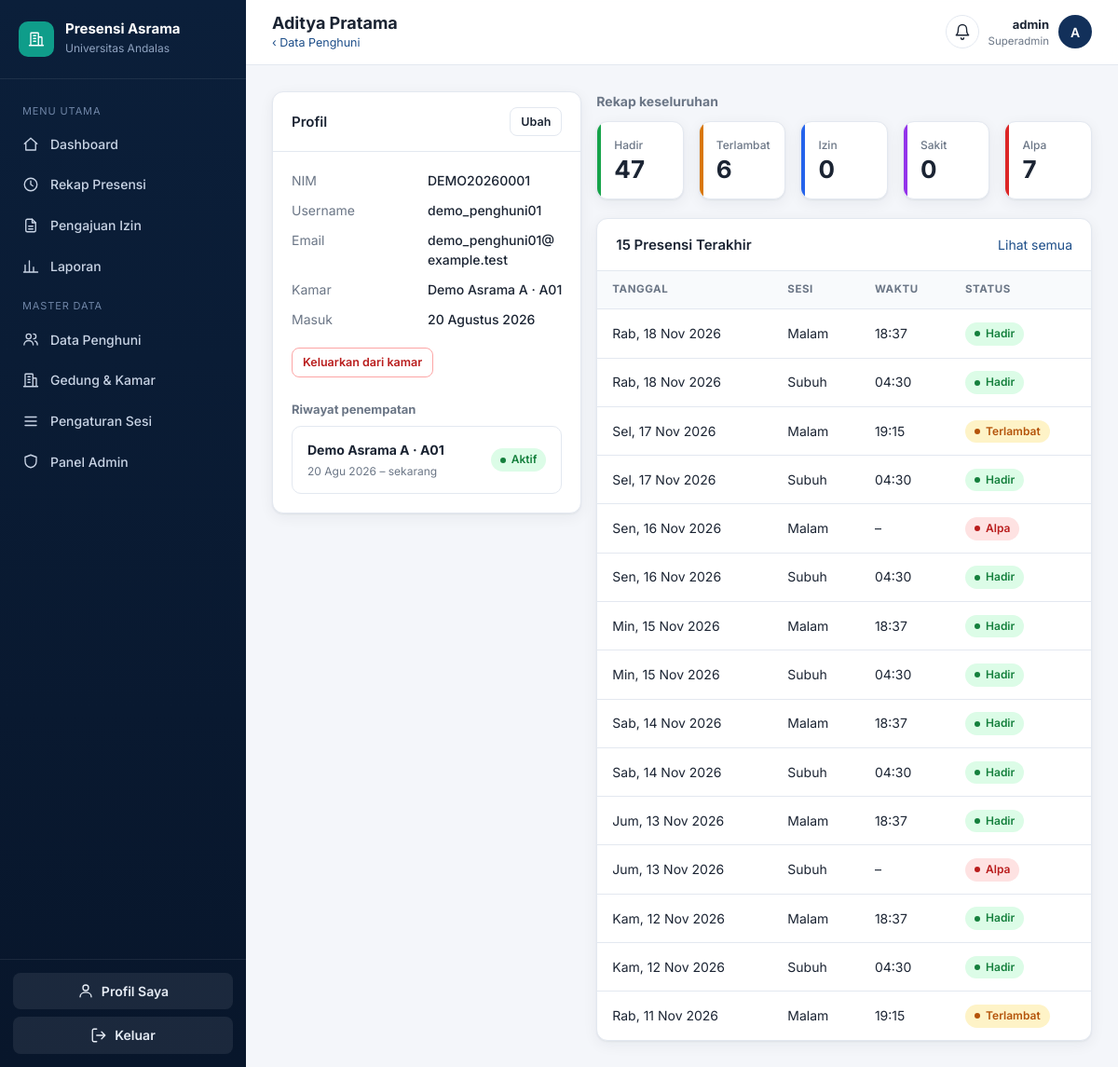
Page /kelola/penghuni/8/ (signed in) on the committed database.
### accounts/models.py (models this page shows, shortened)
class User(AbstractUser):
    ROLE_CHOICES = (
        ('superadmin', 'Superadmin'),
        ('fasil', 'Fasilitator'),
        ('penghuni', 'Penghuni'),
    )
    nim_nip = models.CharField(max_length=30, unique=True, null=True, blank=True)
    role = models.CharField(max_length=20, choices=ROLE_CHOICES, default='penghuni')

class PenghuniKamar(models.Model):
    STATUS_CHOICES = (
        ('aktif', 'Aktif'),
        ('non_aktif', 'Non Aktif'),
    )
    user = models.ForeignKey(User, on_delete=models.CASCADE, related_name='riwayat_kamar')
    kamar = models.ForeignKey(Kamar, on_delete=models.CASCADE, related_name='penghuni_list')
    tanggal_masuk = models.DateField()
    tanggal_keluar = models.DateField(null=True, blank=True)
    status = models.CharField(max_length=20, choices=STATUS_CHOICES, default='aktif')

class Kamar(models.Model):
    gedung = models.ForeignKey(Gedung, on_delete=models.CASCADE, related_name='kamar_list')
    nomor_kamar = models.CharField(max_length=10)
    kapasitas = models.PositiveIntegerField(default=2)

class Gedung(models.Model):
    nama_gedung = models.CharField(max_length=100)
    latitude = models.DecimalField(max_digits=9, decimal_places=6)
    longitude = models.DecimalField(max_digits=9, decimal_places=6)
    radius_meter = models.IntegerField(default=50, help_text="Radius toleransi dalam meter")

class Presensi(models.Model):
    STATUS_CHOICES = (
        ('hadir', 'Hadir'),
        ('terlambat', 'Terlambat'),
        ('izin', 'Izin'),
        ('sakit', 'Sakit'),
        ('alpa', 'Alpa'),
    )
    user = models.ForeignKey(User, on_delete=models.CASCADE, related_name='presensi_list')
    sesi = models.ForeignKey(SesiPresensi, on_delete=models.CASCADE)
    tanggal = models.DateField()
    waktu_presensi = models.DateTimeField(null=True, blank=True)
    status = models.CharField(max_length=20, choices=STATUS_CHOICES, default='alpa')
    latitude = models.DecimalField(max_digits=9, decimal_places=6, null=True, blank=True)
    longitude = models.DecimalField(max_digits=9, decimal_places=6, null=True, blank=True)
    is_in_radius = models.BooleanField(default=False)
    passkey_verified = models.BooleanField(default=False)
    class Meta:
        unique_together = ('user', 'sesi', 'tanggal')

class SesiPresensi(models.Model):
    NAMA_SESI_CHOICES = (
        ('subuh', 'Subuh'),
        ('malam', 'Malam'),
    )
    nama_sesi = models.CharField(max_length=10, choices=NAMA_SESI_CHOICES)
    jam_mulai = models.TimeField()
    jam_selesai = models.TimeField()

### accounts/views.py (the view)
# urls.py: path('kelola/penghuni/<int:user_id>/', accounts_views.penghuni_detail, name='penghuni_detail'),
@login_required
def penghuni_detail(request, user_id):
    if not is_staf(request.user):
        return _tolak_non_staf(request)
    u = get_object_or_404(User, id=user_id, role='penghuni')
    presensi = Presensi.objects.filter(user=u)
    today = timezone.localdate()
    return render(request, 'penghuni_detail.html', {
        'penghuni': u,
        'aktif': u.riwayat_kamar.filter(status='aktif').select_related('kamar__gedung').first(),
        'riwayat_kamar': u.riwayat_kamar.select_related('kamar__gedung').order_by('-tanggal_masuk'),
        'rekap': rekap(presensi),
        'rekap_bulan': rekap(presensi.filter(tanggal__year=today.year, tanggal__month=today.month)),
        'terbaru': presensi.select_related('sesi').order_by('-tanggal', '-sesi__jam_mulai')[:15],
    })

### accounts/context_processors.py (called while the page is built, shortened)
def notifikasi(request):
    u = request.user
    if not u.is_authenticated:
        return {}
    items = []
    if is_staf(u):
        n = PengajuanIzin.objects.filter(status_persetujuan='pending').count()
        if n:
            items.append({'teks': f'{n} pengajuan izin menunggu persetujuan', 'url': reverse('izin_list'), 'tone': 'pending'})
    return {'notif_items': items}

### accounts/views.py (called while the page is built)
def is_admin(u):
    return u.is_superuser or u.role == 'superadmin'

def is_staf(u):
    return is_admin(u) or is_fasil(u)

def rekap(qs):
    hasil = {s: 0 for s, _ in Presensi.STATUS_CHOICES}
    for r in qs.order_by().values('status').annotate(n=Count('id')):
        hasil[r['status']] = r['n']
    return hasil

### templates/penghuni_detail.html (shortened to what this page needs)
{% extends "base.html" %}
{% block heading %}{{ penghuni.get_full_name|default:penghuni.username }}{% endblock %}
{% block subheading %}<a href="{% url 'penghuni_list' %}">‹ Data Penghuni</a>{% endblock %}
{% block content %}
<div class="stack">
  <div class="grid g-main" style="grid-template-columns:1fr 1.6fr;align-items:start">
    <section class="card">
      <div class="card-head"><h2>Profil</h2><a class="btn btn-sm" href="{% url 'penghuni_ubah' penghuni.id %}">Ubah</a></div>
      <div class="card-body">
        <dl class="dl">
          <dt>NIM</dt><dd>{{ penghuni.nim_nip|default:"–" }}</dd>
          <dt>Username</dt><dd>{{ penghuni.username }}</dd>
          <dt>Email</dt><dd>{{ penghuni.email|default:"–" }}</dd>
          <dt>Kamar</dt><dd>{% if aktif %}{{ aktif.kamar.gedung.nama_gedung }} · {{ aktif.kamar.nomor_kamar }}{% else %}<span class="badge b-none">Tidak ada penempatan aktif</span>{% endif %}</dd>
          <dt>Masuk</dt><dd>{% if aktif %}{{ aktif.tanggal_masuk|date:"d F Y" }}{% else %}–{% endif %}</dd>
        </dl>
        {% if aktif %}
        <form method="post" action="{% url 'penghuni_keluar' penghuni.id %}" style="margin-top:20px" onsubmit="return confirm('Keluarkan penghuni dari kamar?')">{% csrf_token %}
          <button class="btn btn-danger btn-sm">Keluarkan dari kamar</button></form>
        {% endif %}
        <h3 style="margin:24px 0 8px;font-size:13px;color:var(--muted)">Riwayat penempatan</h3>
        {% for r in riwayat_kamar %}
          <div class="sesi"><div><b>{{ r.kamar.gedung.nama_gedung }} · {{ r.kamar.nomor_kamar }}</b>
            <small>{{ r.tanggal_masuk|date:"d M Y" }} – {% if r.tanggal_keluar %}{{ r.tanggal_keluar|date:"d M Y" }}{% else %}sekarang{% endif %}</small></div>
            <span class="badge {% if r.status == 'aktif' %}b-hadir{% else %}b-none{% endif %}">{{ r.get_status_display }}</span></div>
        {% empty %}<small>Belum ada riwayat.</small>{% endfor %}
      </div>
    </section>
    <div class="stack">
      <section>
        <h3 style="margin-bottom:10px;font-size:14px;color:var(--muted)">Rekap keseluruhan</h3>
        <div class="grid g-5">
          <div class="card stat s-hadir"><span>Hadir</span><strong>{{ rekap.hadir }}</strong></div>
          <div class="card stat s-terlambat"><span>Terlambat</span><strong>{{ rekap.terlambat }}</strong></div>
          <div class="card stat s-izin"><span>Izin</span><strong>{{ rekap.izin }}</strong></div>
          <div class="card stat s-sakit"><span>Sakit</span><strong>{{ rekap.sakit }}</strong></div>
          <div class="card stat s-alpa"><span>Alpa</span><strong>{{ rekap.alpa }}</strong></div>
        </div>
      </section>
      <section class="card">
        <div class="card-head"><h2>15 Presensi Terakhir</h2><a href="{% url 'riwayat' %}?q={{ penghuni.nim_nip|default:penghuni.username }}">Lihat semua</a></div>
        {% if terbaru %}<div class="table-wrap"><table>
          <thead><tr><th>Tanggal</th><th>Sesi</th><th>Waktu</th><th>Status</th></tr></thead>
          <tbody>{% for p in terbaru %}<tr><td>{{ p.tanggal|date:"D, d M Y" }}</td><td>{{ p.sesi.get_nama_sesi_display }}</td>
            <td>{{ p.waktu_presensi|time:"H:i"|default:"–" }}</td><td><span class="badge b-{{ p.status }}">{{ p.get_status_display }}</span></td></tr>{% endfor %}</tbody>
        </table></div>{% else %}<div class="empty"><b>Belum ada presensi</b></div>{% endif %}
      </section>
    </div>
  </div>
</div>
{% endblock %}

### templates/base.html (shortened to what this page needs)
{% load static %}<!DOCTYPE html>
<html lang="id">
<head>
  <link rel="stylesheet" href="{% static 'css/app.css' %}">
</head>
<body>
{% with page=request.resolver_match.url_name %}
<div class="app">
  <aside class="sidebar" id="sidebar">
    <div class="brand">
      <div class="brand-mark"><svg class="icon"><use href="#i-building"/></svg></div>
      <div><b>Presensi Asrama</b><small>Universitas Andalas</small></div>
    </div>
    <nav class="nav">
      {% if user.is_superuser or user.role == 'superadmin' %}
        <div class="nav-label">Menu Utama</div>
        <a href="{% url 'home' %}" class="{% if page == 'home' %}active{% endif %}"><svg class="icon"><use href="#i-home"/></svg>Dashboard</a>
        <a href="{% url 'riwayat' %}" class="{% if page == 'riwayat' %}active{% endif %}"><svg class="icon"><use href="#i-clock"/></svg>Rekap Presensi</a>
        <a href="{% url 'izin_list' %}" class="{% if page == 'izin_list' or page == 'izin_detail' %}active{% endif %}"><svg class="icon"><use href="#i-file"/></svg>Pengajuan Izin</a>
        <a href="{% url 'laporan' %}" class="{% if page == 'laporan' %}active{% endif %}"><svg class="icon"><use href="#i-chart"/></svg>Laporan</a>
        <div class="nav-label">Master Data</div>
        <a href="{% url 'penghuni_list' %}" class="{% if page == 'penghuni_list' %}active{% endif %}"><svg class="icon"><use href="#i-users"/></svg>Data Penghuni</a>
        <a href="{% url 'gedung_list' %}" class="{% if page == 'gedung_list' %}active{% endif %}"><svg class="icon"><use href="#i-building"/></svg>Gedung &amp; Kamar</a>
        <a href="{% url 'sesi_list' %}" class="{% if page == 'sesi_list' or page == 'sesi_ubah' %}active{% endif %}"><svg class="icon"><use href="#i-sliders"/></svg>Pengaturan Sesi</a>
        {% if user.is_staff %}<a href="{% url 'admin:index' %}"><svg class="icon"><use href="#i-shield"/></svg>Panel Admin</a>{% endif %}
      {% endif %}
    </nav>
    <div class="sidebar-foot">
      <a class="btn" href="{% url 'profil' %}" style="margin-bottom:8px"><svg class="icon"><use href="#i-user"/></svg>Profil Saya</a>
      <form method="post" action="{% url 'logout' %}">{% csrf_token %}
        <button class="btn"><svg class="icon"><use href="#i-logout"/></svg>Keluar</button>
      </form>
    </div>
  </aside>
  <div class="main">
    <header class="topbar">
      <div><h1>{% block heading %}Dashboard{% endblock %}</h1><p>{% block subheading %}{% endblock %}</p></div>
      <div class="user-chip no-print">
        <details class="notif"><summary aria-label="Notifikasi"><svg class="icon"><use href="#i-bell"/></svg>{% if notif_items %}<em>{{ notif_items|length }}</em>{% endif %}</summary>
          </details>
        <div class="meta"><b>{{ user.get_full_name|default:user.username }}</b>
          <small>{% if user.is_superuser %}Superadmin{% else %}{{ user.get_role_display }}{% endif %}{% if user.nim_nip %} · {{ user.nim_nip }}{% endif %}</small></div>
        <a href="{% url 'profil' %}" class="avatar" style="text-decoration:none">{{ user.get_full_name|default:user.username|slice:":1"|upper }}</a>
      </div>
    </header>
    <main class="content">
      {% block content %}{% endblock %}
    </main>
  </div>
</div>
{% endwith %}
</body>
</html>

### rows in the picture
User: get_full_name "Aditya Pratama", nim_nip "DEMO20260001", username "demo_penghuni01", email "demo_penghuni01@example.test"
User: get_full_name "admin", get_full_name "A"
PenghuniKamar: kamar.gedung.nama_gedung "Demo Asrama A", kamar.nomor_kamar "A01", tanggal_masuk "20 Agustus 2026", tanggal_masuk "20 Agu 2026", shows "sekarang", status "Aktif"
Presensi: tanggal "Rab, 18 Nov 2026", sesi.nama_sesi "Malam", waktu_presensi "18:37", status "Hadir"
Presensi: tanggal "Rab, 18 Nov 2026", sesi.nama_sesi "Subuh", waktu_presensi "04:30", status "Hadir"
Presensi: tanggal "Sel, 17 Nov 2026", sesi.nama_sesi "Malam", waktu_presensi "19:15", status "Terlambat"
Presensi: tanggal "Sel, 17 Nov 2026", sesi.nama_sesi "Subuh", waktu_presensi "04:30", status "Hadir"
Presensi: tanggal "Sen, 16 Nov 2026", sesi.nama_sesi "Malam", waktu_presensi "–", status "Alpa"
Presensi: tanggal "Sen, 16 Nov 2026", sesi.nama_sesi "Subuh", waktu_presensi "04:30", status "Hadir"
Presensi: tanggal "Min, 15 Nov 2026", sesi.nama_sesi "Malam", waktu_presensi "18:37", status "Hadir"
Presensi: tanggal "Min, 15 Nov 2026", sesi.nama_sesi "Subuh", waktu_presensi "04:30", status "Hadir"
Presensi: tanggal "Sab, 14 Nov 2026", sesi.nama_sesi "Malam", waktu_presensi "18:37", status "Hadir"
Presensi: tanggal "Sab, 14 Nov 2026", sesi.nama_sesi "Subuh", waktu_presensi "04:30", status "Hadir"
Presensi: tanggal "Jum, 13 Nov 2026", sesi.nama_sesi "Malam", waktu_presensi "18:37", status "Hadir"
Presensi: tanggal "Jum, 13 Nov 2026", sesi.nama_sesi "Subuh", waktu_presensi "–", status "Alpa"
Presensi: tanggal "Kam, 12 Nov 2026", sesi.nama_sesi "Malam", waktu_presensi "18:37", status "Hadir"
Presensi: tanggal "Kam, 12 Nov 2026", sesi.nama_sesi "Subuh", waktu_presensi "04:30", status "Hadir"
Presensi: tanggal "Rab, 11 Nov 2026", sesi.nama_sesi "Malam", waktu_presensi "19:15", status "Terlambat"

### other values in the picture
{{ rekap.hadir }} "47"
{{ rekap.terlambat }} "6"
{{ rekap.izin }} "0"
{{ rekap.sakit }} "0"
{{ rekap.alpa }} "7"
